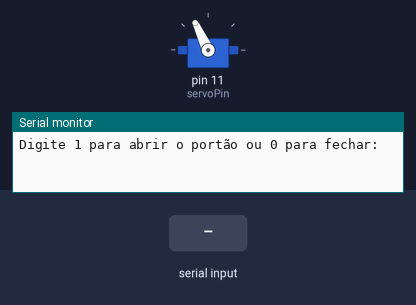
Simulated run of this program. Board: Arduino Uno, built with avr-gcc and run on an emulated ATmega328P. Parts: servo, the last lines printed to the serial monitor. The test bench sets the inputs (shaded band).

Above: at 1.2 s.
1.3 s: "1\n" received over Serial
At 2.1 s:
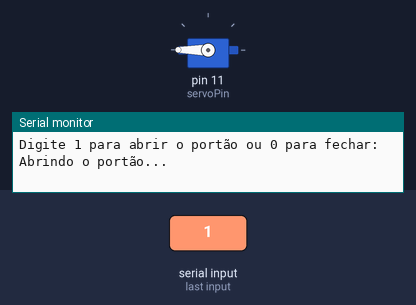
3.8 s: "90,45\n" received over Serial
Timing chart, 0 to 6.8 s (numbered marks = the images above; inputs shaded):
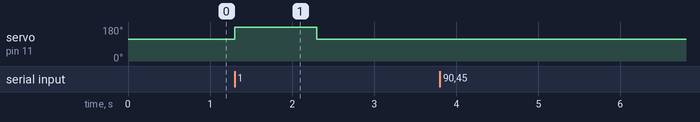

Measured:
- after the input at 1.3 s, servo on pin 11 (servoPin): 115° → 180° at once, → 115° 1.0 s later

The program:

main.cpp
```cpp
#include <Arduino.h>
#include <Servo.h>

// SERVO PORTÃO
Servo myServo;
const int servoPin = 11;

// VALORES PWM PARA CONTROLAR O ÂNGULO DO SERVO
const int stopSignal = 115;
const int openSignal = 180;
const int closeSignal = 115;

// VARIÁVEL PARA ARMAZENAR O ESTADO ATUAL (0 = FECHADO, 1 = ABERTO)
int currentState = 0;

void setup() {
  myServo.attach(servoPin);
  myServo.write(stopSignal);

  Serial.begin(9600);
  Serial.println("Digite 1 para abrir o portão ou 0 para fechar:");
}

void loop() {
  if (Serial.available() > 0) {
    int command = Serial.parseInt();

    // VALIDA O COMANDO E SE ESTÁ JÁ NO ESTADO DESEJADO
    if (command == 1 && currentState == 0) {
      // ABRIR
      Serial.println("Abrindo o portão...");
      myServo.write(openSignal);
      currentState = 1;
    } else if (command == 0 && currentState == 1) {

      Serial.println("Fechando o portão...");
      myServo.write(closeSignal);
      currentState = 0;
    } else {
      Serial.println("Comando inválido ou já está nesse estado.");
    }
  }
}
```
